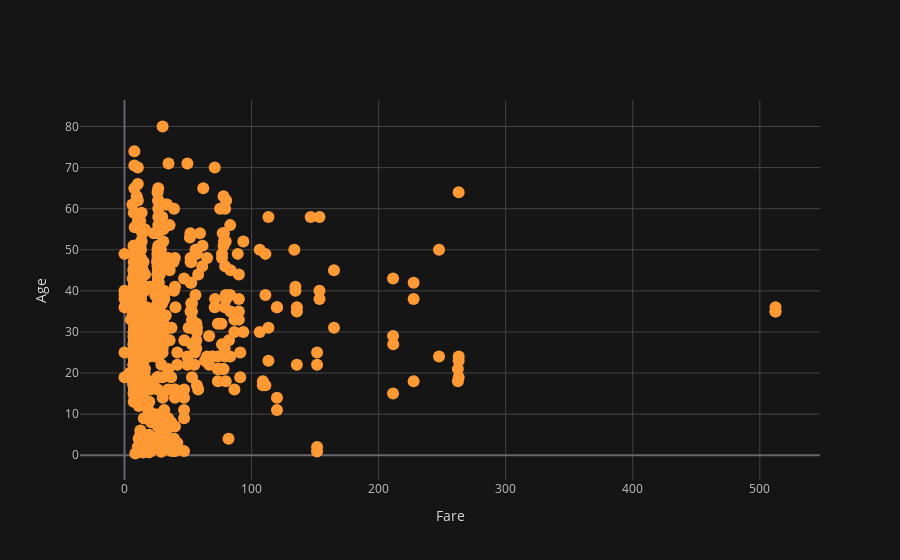

The code cell stored with this chart in its notebook:
### Code cell
cf.set_config_file(theme='solar')
df2.iplot(x='fare',y='age',mode='markers',xTitle='Fare',yTitle='Age')

### Figure 1 — Plotly figure (JSON) as saved in the notebook; plotly's stock layout.template omitted (floating-point values rounded to 4 significant figures; data arrays with more than 128 entries replaced by an {"elided": "..."} marker saying what was removed)
{"data": [{"line": {"color": "rgba(255, 153, 51, 1.0)", "dash": "solid", "shape": "linear", "width": 1.3}, "marker": {"size": 12, "symbol": "circle"}, "mode": "markers", "name": "age", "text": "", "type": "scatter", "x": {"elided": "891 float values"}, "y": {"elided": "891 mixed values"}}], "layout": {"legend": {"bgcolor": "#151516", "font": {"color": "#D9D9D9"}}, "paper_bgcolor": "#151516", "plot_bgcolor": "#151516", "title": {"font": {"color": "#D9D9D9"}}, "xaxis": {"gridcolor": "#434343", "showgrid": true, "tickfont": {"color": "#C2C2C2"}, "title": {"font": {"color": "#D9D9D9"}, "text": "Fare"}, "zerolinecolor": "#666570"}, "yaxis": {"gridcolor": "#434343", "showgrid": true, "tickfont": {"color": "#C2C2C2"}, "title": {"font": {"color": "#D9D9D9"}, "text": "Age"}, "zerolinecolor": "#666570"}}}
